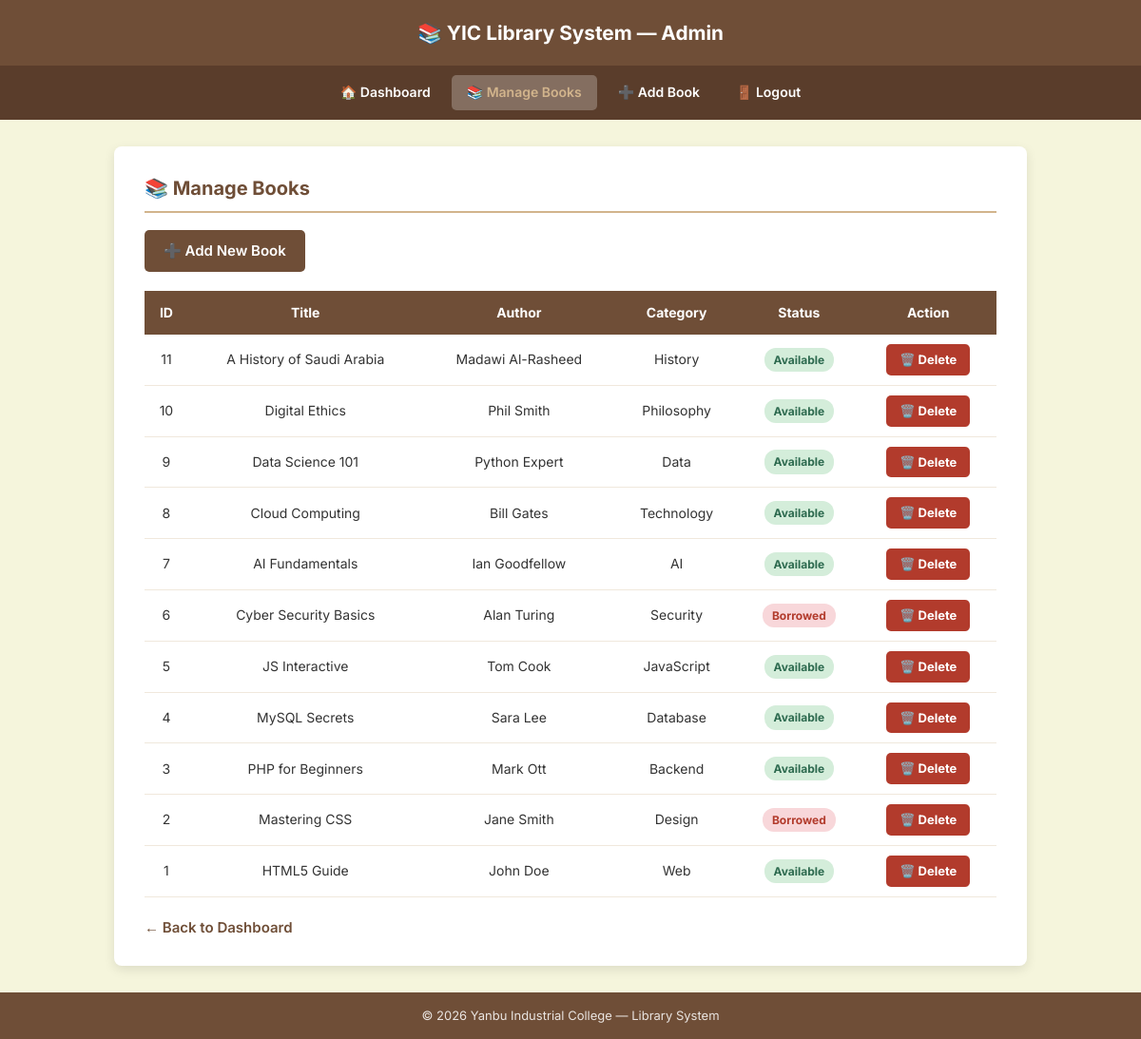
Screenshot of /admin/manage_books.php (signed in) with the database file from the repository.
### tables this page shows
CREATE TABLE books (
    id       INT          NOT NULL AUTO_INCREMENT,
    title    VARCHAR(255) NOT NULL,
    author   VARCHAR(100) NOT NULL,
    category VARCHAR(50)  DEFAULT NULL,
    status   ENUM('available','borrowed') DEFAULT 'available',
    PRIMARY KEY (id)
);

### admin/manage_books.php (the view, shortened to what this page needs)
<?php
require_once '../includes/config.php';
$books = $pdo->query("SELECT * FROM books ORDER BY id DESC")->fetchAll();
?>
<!DOCTYPE html>
<html lang="en">
<head>
    <link rel="stylesheet" href="../assets/css/style.css">
</head>
<body>
<header><h1>📚 YIC Library System — Admin</h1></header>
<nav role="navigation">
    <a href="dashboard.php">🏠 Dashboard</a>
    <a href="manage_books.php">📚 Manage Books</a>
    <a href="add_book.php">➕ Add Book</a>
    <a href="../auth/logout.php">🚪 Logout</a>
</nav>
<main class="container">
    <section>
        <h2 class="page-title">📚 Manage Books</h2>
        <a href="add_book.php" class="btn"
           style="width:auto;padding:10px 20px;display:inline-block;margin-bottom:16px;">
            ➕ Add New Book
        </a>
        <div class="table-responsive">
            <table>
                <thead>
                    <tr>
                        <th>ID</th><th>Title</th><th>Author</th>
                        <th>Category</th><th>Status</th><th>Action</th>
                    </tr>
                </thead>
                <tbody>
                    <?php foreach ($books as $b): ?>
                    <tr>
                        <td data-label="ID"><?= $b['id'] ?></td>
                        <td data-label="Title"><?= htmlspecialchars($b['title']) ?></td>
                        <td data-label="Author"><?= htmlspecialchars($b['author']) ?></td>
                        <td data-label="Category"><?= htmlspecialchars($b['category']) ?></td>
                        <td data-label="Status">
                            <span class="status-badge status-<?= $b['status'] ?>">
                                <?= ucfirst($b['status']) ?>
                            </span>
                        </td>
                        <td data-label="Action">
                            <a href="delete_book.php?id=<?= $b['id'] ?>"
                               class="btn-delete"
                               onclick="return confirm('Delete: <?= htmlspecialchars($b['title'], ENT_QUOTES) ?>?\nThis cannot be undone.');">
                               🗑️ Delete
                            </a>
                        </td>
                    </tr>
                    <?php endforeach; ?>
                </tbody>
            </table>
        </div>
        <a href="dashboard.php" class="back-link">← Back to Dashboard</a>
    </section>
</main>
<footer><p>&copy; 2026 Yanbu Industrial College — Library System</p></footer>
</body>
</html>

### assets/css/style.css (style rules this page uses)
:root { --primary: #6F4E37; --primary-dark: #5a3d2b; --secondary: #D2B48C; --background: #F5F5DC; --white: #ffffff; --success: #2d6a4f; --success-bg: #d4edda; --success-border: #c3e6cb; --danger: #b23b2c; --danger-bg: #f8d7da; --danger-border: #f5c6cb; --warning: #856404; --warning-bg: #fff3cd; --text: #333333; --text-mid: #666666; --border: #dddddd; --radius: 8px; --shadow: 0 4px 12px rgba(0,0,0,0.10); }
*, *::before, *::after { box-sizing: border-box; margin: 0; padding: 0; }
body { font-family: 'Inter', 'Segoe UI', sans-serif; background: var(--background); color: var(--text); min-height: 100vh; display: flex; flex-direction: column; font-size: 15px; line-height: 1.6; }
header { background: var(--primary); color: var(--white); text-align: center; padding: 18px 20px; }
header h1 { font-size: 1.3rem; font-weight: 700; }
nav { background: var(--primary-dark); display: flex; flex-wrap: wrap; justify-content: center; gap: 6px; padding: 10px 16px; }
nav a { color: var(--white); text-decoration: none; padding: 7px 16px; border-radius: 5px; font-size: 14px; font-weight: 600; transition: background 0.2s; }
footer { background: var(--primary); color: rgba(255,255,255,0.85); text-align: center; padding: 14px; margin-top: auto; font-size: 13px; }
.container { width: 92%; max-width: 960px; margin: 28px auto; background: var(--white); padding: 28px 32px; border-radius: var(--radius); box-shadow: var(--shadow); }
.page-title { font-size: 1.25rem; color: var(--primary); margin-bottom: 18px; padding-bottom: 8px; border-bottom: 2px solid var(--secondary); }
button, .btn { background: var(--primary); color: var(--white); border: none; padding: 11px 20px; border-radius: 5px; cursor: pointer; font-size: 15px; font-family: inherit; font-weight: 600; width: 100%; transition: background 0.2s; text-decoration: none; display: inline-block; text-align: center; }
.btn-delete { background: var(--danger); color: var(--white); padding: 6px 14px; border-radius: 5px; text-decoration: none; font-size: 13px; font-weight: 700; display: inline-block; transition: background 0.2s; }
.back-link { display: inline-block; margin-top: 20px; color: var(--primary); text-decoration: none; font-weight: 600; }
.table-responsive { width: 100%; overflow-x: auto; -webkit-overflow-scrolling: touch; }
table { width: 100%; border-collapse: collapse; margin-top: 4px; min-width: 400px; }
thead th { background: var(--primary); color: var(--white); padding: 12px 10px; text-align: center; font-size: 14px; }
tbody td { padding: 10px; border-bottom: 1px solid #f0e8dc; text-align: center; font-size: 14px; vertical-align: middle; }
.status-badge { padding: 3px 10px; border-radius: 12px; font-size: 12px; font-weight: 700; display: inline-block; }
.status-available { background: var(--success-bg); color: var(--success); }
.status-borrowed { background: var(--danger-bg); color: var(--danger); }

### rows the page displays
books: id "11", title "A History of Saudi Arabia", author "Madawi Al-Rasheed", category "History", status "Available"
books: id "10", title "Digital Ethics", author "Phil Smith", category "Philosophy", status "Available"
books: id "9", title "Data Science 101", author "Python Expert", category "Data", status "Available"
books: id "8", title "Cloud Computing", author "Bill Gates", category "Technology", status "Available"
books: id "7", title "AI Fundamentals", author "Ian Goodfellow", category "AI", status "Available"
books: id "6", title "Cyber Security Basics", author "Alan Turing", category "Security", status "Borrowed"
books: id "5", title "JS Interactive", author "Tom Cook", category "JavaScript", status "Available"
books: id "4", title "MySQL Secrets", author "Sara Lee", category "Database", status "Available"
books: id "3", title "PHP for Beginners", author "Mark Ott", category "Backend", status "Available"
books: id "2", title "Mastering CSS", author "Jane Smith", category "Design", status "Borrowed"
books: id "1", title "HTML5 Guide", author "John Doe", category "Web", status "Available"
